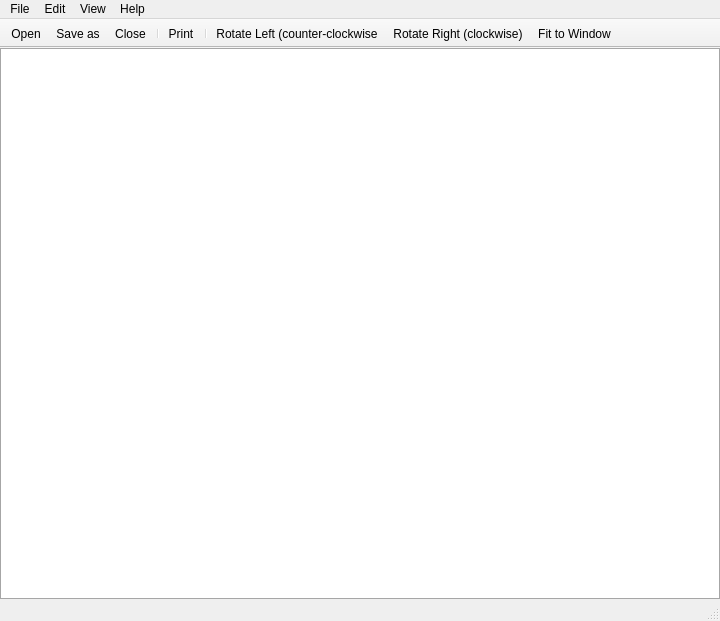
<?xml version="1.0" encoding="UTF-8"?>
<ui version="4.0">
 <class>MainWindow</class>
 <widget class="QMainWindow" name="MainWindow">
  <property name="geometry">
   <rect>
    <x>0</x>
    <y>0</y>
    <width>720</width>
    <height>621</height>
   </rect>
  </property>
  <property name="minimumSize">
   <size>
    <width>250</width>
    <height>250</height>
   </size>
  </property>
  <property name="windowTitle">
   <string>QIV</string>
  </property>
  <property name="styleSheet">
   <string notr="true"/>
  </property>
  <widget class="QWidget" name="centralWidget">
   <layout class="QHBoxLayout" name="horizontalLayout_3">
    <property name="spacing">
     <number>6</number>
    </property>
    <property name="leftMargin">
     <number>0</number>
    </property>
    <property name="topMargin">
     <number>0</number>
    </property>
    <property name="rightMargin">
     <number>0</number>
    </property>
    <property name="bottomMargin">
     <number>0</number>
    </property>
    <item>
     <layout class="QVBoxLayout" name="verticalLayout">
      <property name="spacing">
       <number>6</number>
      </property>
      <property name="sizeConstraint">
       <enum>QLayout::SetDefaultConstraint</enum>
      </property>
      <property name="bottomMargin">
       <number>0</number>
      </property>
      <item>
       <widget class="ImgViewer" name="graphicsView">
        <property name="sizePolicy">
         <sizepolicy hsizetype="Preferred" vsizetype="Preferred">
          <horstretch>1</horstretch>
          <verstretch>1</verstretch>
         </sizepolicy>
        </property>
        <property name="styleSheet">
         <string notr="true">border:1px solid rgb(166, 166, 166);</string>
        </property>
        <property name="frameShape">
         <enum>QFrame::NoFrame</enum>
        </property>
        <property name="frameShadow">
         <enum>QFrame::Sunken</enum>
        </property>
        <property name="verticalScrollBarPolicy">
         <enum>Qt::ScrollBarAlwaysOff</enum>
        </property>
        <property name="horizontalScrollBarPolicy">
         <enum>Qt::ScrollBarAlwaysOff</enum>
        </property>
        <property name="renderHints">
         <set>QPainter::Antialiasing|QPainter::SmoothPixmapTransform|QPainter::TextAntialiasing</set>
        </property>
        <property name="dragMode">
         <enum>QGraphicsView::NoDrag</enum>
        </property>
        <property name="viewportUpdateMode">
         <enum>QGraphicsView::MinimalViewportUpdate</enum>
        </property>
       </widget>
      </item>
     </layout>
    </item>
   </layout>
  </widget>
  <widget class="QMenuBar" name="menuBar">
   <property name="geometry">
    <rect>
     <x>0</x>
     <y>0</y>
     <width>720</width>
     <height>21</height>
    </rect>
   </property>
   <widget class="QMenu" name="menuFile">
    <property name="title">
     <string>File</string>
    </property>
    <addaction name="actionOpen"/>
    <addaction name="actionSave"/>
    <addaction name="actionClose"/>
    <addaction name="separator"/>
    <addaction name="actionPrint"/>
    <addaction name="separator"/>
    <addaction name="actionExit"/>
   </widget>
   <widget class="QMenu" name="menuEdit">
    <property name="title">
     <string>Edit</string>
    </property>
    <addaction name="actionRotate_Left"/>
    <addaction name="actionRotate_right"/>
   </widget>
   <widget class="QMenu" name="menuView">
    <property name="title">
     <string>View</string>
    </property>
    <addaction name="actionFitWindow"/>
   </widget>
   <widget class="QMenu" name="menuHelp">
    <property name="title">
     <string>Help</string>
    </property>
    <addaction name="actionAbout"/>
   </widget>
   <addaction name="menuFile"/>
   <addaction name="menuEdit"/>
   <addaction name="menuView"/>
   <addaction name="menuHelp"/>
  </widget>
  <widget class="QToolBar" name="mainToolBar">
   <property name="movable">
    <bool>false</bool>
   </property>
   <property name="allowedAreas">
    <set>Qt::NoToolBarArea</set>
   </property>
   <property name="floatable">
    <bool>true</bool>
   </property>
   <attribute name="toolBarArea">
    <enum>TopToolBarArea</enum>
   </attribute>
   <attribute name="toolBarBreak">
    <bool>false</bool>
   </attribute>
   <addaction name="actionOpen"/>
   <addaction name="actionSave"/>
   <addaction name="actionClose"/>
   <addaction name="separator"/>
   <addaction name="actionPrint"/>
   <addaction name="separator"/>
   <addaction name="actionRotate_Left"/>
   <addaction name="actionRotate_right"/>
   <addaction name="actionFitWindow"/>
  </widget>
  <widget class="QStatusBar" name="statusBar"/>
  <action name="actionOpen">
   <property name="icon">
    <iconset resource="imageViewer.qrc">
     <normaloff>:/icons/open.png</normaloff>:/icons/open.png</iconset>
   </property>
   <property name="text">
    <string>&amp;Open</string>
   </property>
  </action>
  <action name="actionClose">
   <property name="icon">
    <iconset resource="imageViewer.qrc">
     <normaloff>:/icons/clear.png</normaloff>:/icons/clear.png</iconset>
   </property>
   <property name="text">
    <string>Close</string>
   </property>
  </action>
  <action name="actionExit">
   <property name="text">
    <string>Exit</string>
   </property>
  </action>
  <action name="actionRotate_Left">
   <property name="icon">
    <iconset resource="imageViewer.qrc">
     <normaloff>:/icons/rotate_ccw.png</normaloff>:/icons/rotate_ccw.png</iconset>
   </property>
   <property name="text">
    <string>Rotate Left (counter-clockwise</string>
   </property>
  </action>
  <action name="actionRotate_right">
   <property name="icon">
    <iconset resource="imageViewer.qrc">
     <normaloff>:/icons/rotate_cw.png</normaloff>:/icons/rotate_cw.png</iconset>
   </property>
   <property name="text">
    <string>Rotate Right (clockwise)</string>
   </property>
  </action>
  <action name="actionSave">
   <property name="icon">
    <iconset resource="imageViewer.qrc">
     <normaloff>:/icons/save.png</normaloff>:/icons/save.png</iconset>
   </property>
   <property name="text">
    <string>&amp;Save as...</string>
   </property>
  </action>
  <action name="actionPrint">
   <property name="icon">
    <iconset resource="imageViewer.qrc">
     <normaloff>:/icons/print.png</normaloff>:/icons/print.png</iconset>
   </property>
   <property name="text">
    <string>&amp;Print</string>
   </property>
  </action>
  <action name="actionFitWindow">
   <property name="checkable">
    <bool>true</bool>
   </property>
   <property name="icon">
    <iconset resource="imageViewer.qrc">
     <normaloff>:/icons/fit.png</normaloff>:/icons/fit.png</iconset>
   </property>
   <property name="text">
    <string>&amp;Fit to Window</string>
   </property>
  </action>
  <action name="actionAbout">
   <property name="icon">
    <iconset resource="imageViewer.qrc">
     <normaloff>:/icons/about.png</normaloff>:/icons/about.png</iconset>
   </property>
   <property name="text">
    <string>About</string>
   </property>
  </action>
 </widget>
 <layoutdefault spacing="6" margin="11"/>
 <customwidgets>
  <customwidget>
   <class>ImgViewer</class>
   <extends>QGraphicsView</extends>
   <header>imgviewer.h</header>
  </customwidget>
 </customwidgets>
 <resources>
  <include location="imageViewer.qrc"/>
 </resources>
 <connections/>
</ui>
